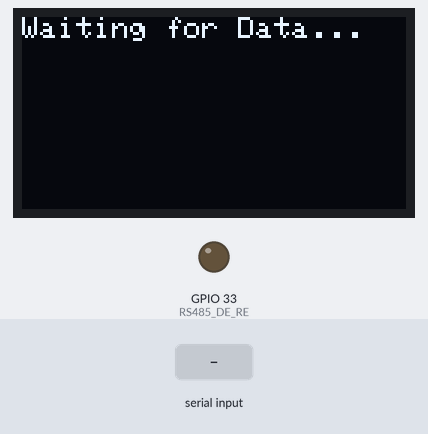
This sketch was run on a simulated ESP32. Parts: 128×64 one-colour display, output pins drawn as LEDs (lit = HIGH). The inputs (shaded band) are chosen by the test bench. What the sketch prints to the serial monitor is not drawn.

Above: at 2.2 s.
2.3 s: "1\n" received over Serial
3.8 s: "0\n" received over Serial
At 5.0 s:
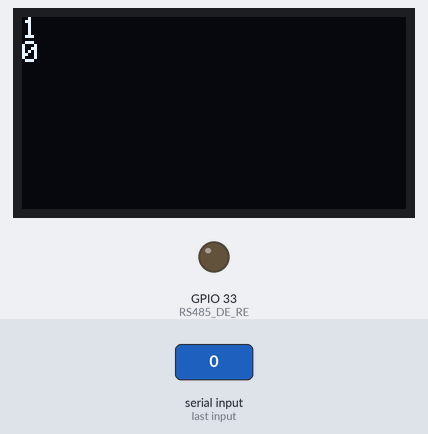
5.3 s: "2\n" received over Serial
At 6.4 s:
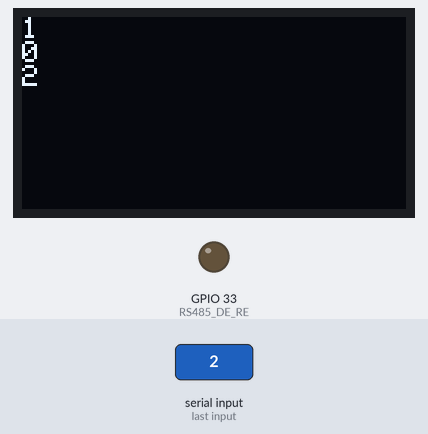
Timing chart, 0 to 8.3 s (numbered marks = the images above; inputs shaded):
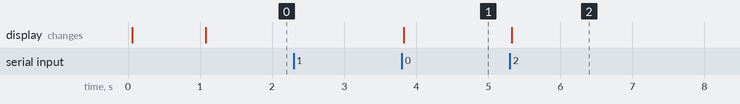

Measured:
- after the input at 2.3 s, every drawn part: stays the same
- after the input at 3.8 s, the display: changes at once (image 1)
- after the input at 5.3 s, the display: changes at once (image 2)

The sketch:

receiver_serialRS485-OLED_test1.ino
```cpp
#include <Wire.h>
#include <Adafruit_GFX.h>
#include <Adafruit_SSD1306.h>

#define SCREEN_WIDTH 128 // OLED display width, in pixels
#define SCREEN_HEIGHT 64 // OLED display height, in pixels
#define OLED_RESET    -1 // Reset pin (set to -1 if sharing Arduino reset pin)
#define RS485_DE_RE 33   // Pin for DE & RE
#define RS485_RO_RX0 3   // RS-485 RO is RX0 (GPIO3)

Adafruit_SSD1306 display(SCREEN_WIDTH, SCREEN_HEIGHT, &Wire, OLED_RESET);

String displayBuffer = "";  // Buffer for OLED display (up to 5 lines max)
int maxLines = 5;           // Maximum lines to display on OLED
String lineBuffer = "";     // Temporary buffer for assembling a single line

unsigned long lastUpdate = 0; // Timestamp of the last display update
unsigned long updateInterval = 1000; // Interval between updates (1 second)

void setup() {
  pinMode(RS485_DE_RE, OUTPUT);
  digitalWrite(RS485_DE_RE, LOW); // Enable receive mode
  delay(1);

  // Initialize Serial Communication
  Serial.begin(9600);

  // Initialize OLED display
  if (!display.begin(SSD1306_PAGEADDR, 0x3D)) { // Check if OLED is at address 0x3C
    Serial.println("SSD1306 allocation failed");
    for (;;); // Don't proceed, loop forever
  }

  display.clearDisplay();
  display.setTextSize(1);      // Normal 1:1 pixel scale
  display.setTextColor(SSD1306_WHITE); // Draw white text
  display.setCursor(0, 0);     // Start at top-left corner
  display.println("RS485 Receiver Ready");
  display.display();
  delay(1000);
  display.clearDisplay();
}

void updateDisplay(String newLine) {
  // Add the new line to the display buffer
  displayBuffer += newLine + "\n";

  // Count lines in the buffer
  int lineCount = 0;
  for (int i = 0; i < displayBuffer.length(); i++) {
    if (displayBuffer[i] == '\n') lineCount++;
  }

  // If buffer exceeds max lines, remove the oldest line
  while (lineCount > maxLines) {
    int firstLineEnd = displayBuffer.indexOf('\n');
    displayBuffer = displayBuffer.substring(firstLineEnd + 1);
    lineCount--;
  }

  // Update OLED only if the interval has passed
  if (millis() - lastUpdate >= updateInterval) {
    display.clearDisplay();
    display.setCursor(0, 0);
    display.print(displayBuffer);
    display.display();
    lastUpdate = millis(); // Update the timestamp
  }
}

void loop() {
  // Check if data is available on the serial port
  while (Serial.available()) {
    char incomingChar = Serial.read(); // Read one character at a time
    if (incomingChar == '\n') {        // End of message detected
      lineBuffer.trim();               // Remove extra whitespace
      if (lineBuffer.length() > 0) {
        updateDisplay(lineBuffer);     // Add line to OLED display
        Serial.println("Data: " + lineBuffer); // Debug: Print received data
        lineBuffer = "";               // Clear the line buffer
      }
    } else {
      lineBuffer += incomingChar;      // Append character to the line buffer
    }
  }

  // Optional: Display a waiting message when no data is received
  if (displayBuffer == "" && millis() - lastUpdate >= updateInterval) {
    display.clearDisplay();
    display.setCursor(0, 0);
    display.println("Waiting for Data...");
    display.display();
    lastUpdate = millis();
  }
}
```
